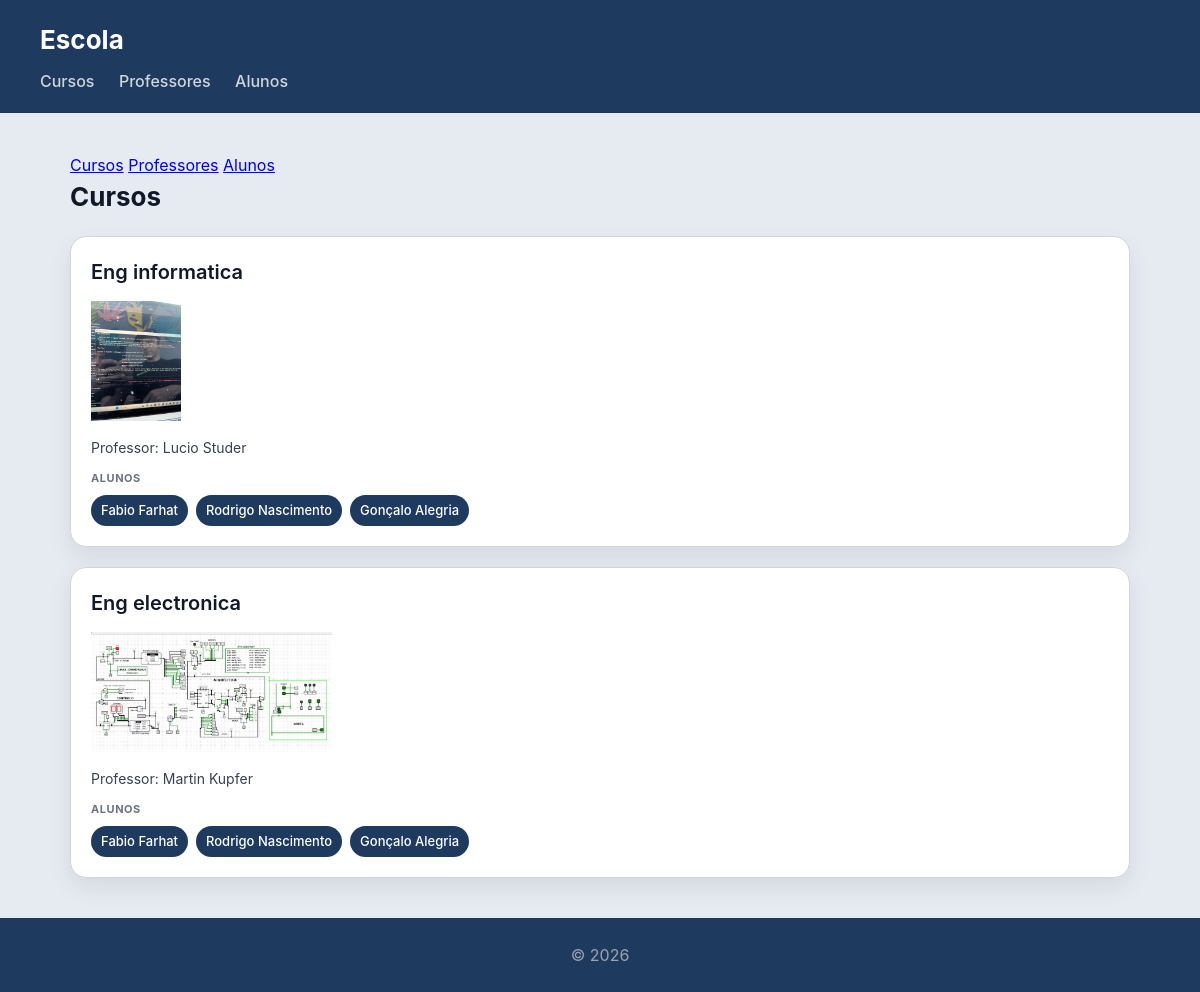
/escola/cursos/, run on the app's committed database.
### escola/models.py (models this page shows, shortened)
class Curso(models.Model):
    nome = models.CharField(max_length=100)
    imagem = models.ImageField(upload_to='cursos/')
    professor = models.ForeignKey(Professor, on_delete=models.CASCADE, related_name='cursos')
    alunos = models.ManyToManyField(Aluno, related_name='cursos')

class Professor(models.Model):
    nome = models.CharField(max_length=100)
    email = models.EmailField()
    class Meta:
        verbose_name_plural = "Professores"

class Aluno(models.Model):
    nome = models.CharField(max_length=100)
    numero = models.CharField(max_length=20, unique=True)

### escola/views.py (the view)
# urls.py: path('cursos/', views.cursos_view, name="cursos"),
def cursos_view(request):
    cursos = Curso.objects.select_related('professor').prefetch_related('alunos').all()
    return render(request, 'escola/cursos.html', {'cursos': cursos})

### escola/templates/escola/cursos.html
{% extends "escola/base.html" %}
{% load static %}
{% block content %}
<h2>Cursos</h2>
<section>
    {% for curso in cursos %}
    <article>
        <header>
            <h3>{{ curso.nome }}</h3>
            <img src="{{ curso.imagem.url }}" alt="Imagem do logotipo {{ curso.imagem.name }}">
            <p>Professor: {{ curso.professor.nome }}</p>
        </header>
        <section>
            <h4>Alunos</h4>
            <ul>
                {% for aluno in curso.alunos.all %}
                    <li>{{ aluno.nome }}</li>
                {% empty %}
                    <li>Sem alunos inscritos</li>
                {% endfor %}
            </ul>
        </section>
    </article>
    {% endfor %}
</section>
{% endblock %}

### portfolio/static/portfolio/styles.css (style rules this page uses)
* { box-sizing: border-box; margin: 0; padding: 0; }
body { font-family: "Inter", "Segoe UI", system-ui, -apple-system, sans-serif; background: #e6ebf2; color: #111827; line-height: 1.5; }
h2 { margin-bottom: 20px; font-size: 26px; }
section > article { background: white; padding: 20px; border-radius: 16px; border: 1px solid #d1d5db; box-shadow: 0 10px 25px rgba(0,0,0,0.08); transition: all 0.25s ease; margin-bottom: 20px; }
article > header { margin-bottom: 12px; }
article > header > h3 { font-size: 20px; font-weight: 600; margin-bottom: 4px; }
article > header > p { font-size: 14px; color: #374151; }
article > header > img { max-width: 100%; max-height: 120px; object-fit: contain; margin: 10px 0; }
article > section { margin-top: 10px; }
article > section > h4 { font-size: 11px; text-transform: uppercase; color: #6b7280; margin-bottom: 8px; letter-spacing: 0.05em; }
article > section > ul { list-style: none; display: flex; flex-wrap: wrap; gap: 8px; }
article > section > ul > li { background: #1e3a5f; color: white; padding: 6px 10px; border-radius: 999px; font-size: 13px; font-weight: 500; }

### data on the page
Curso: nome "Eng informatica", imagem (picture), professor.nome "Lucio Studer"
Aluno: nome "Fabio Farhat"
Aluno: nome "Rodrigo Nascimento"
Aluno: nome "Gonçalo Alegria"
Curso: nome "Eng electronica", imagem (picture), professor.nome "Martin Kupfer"
